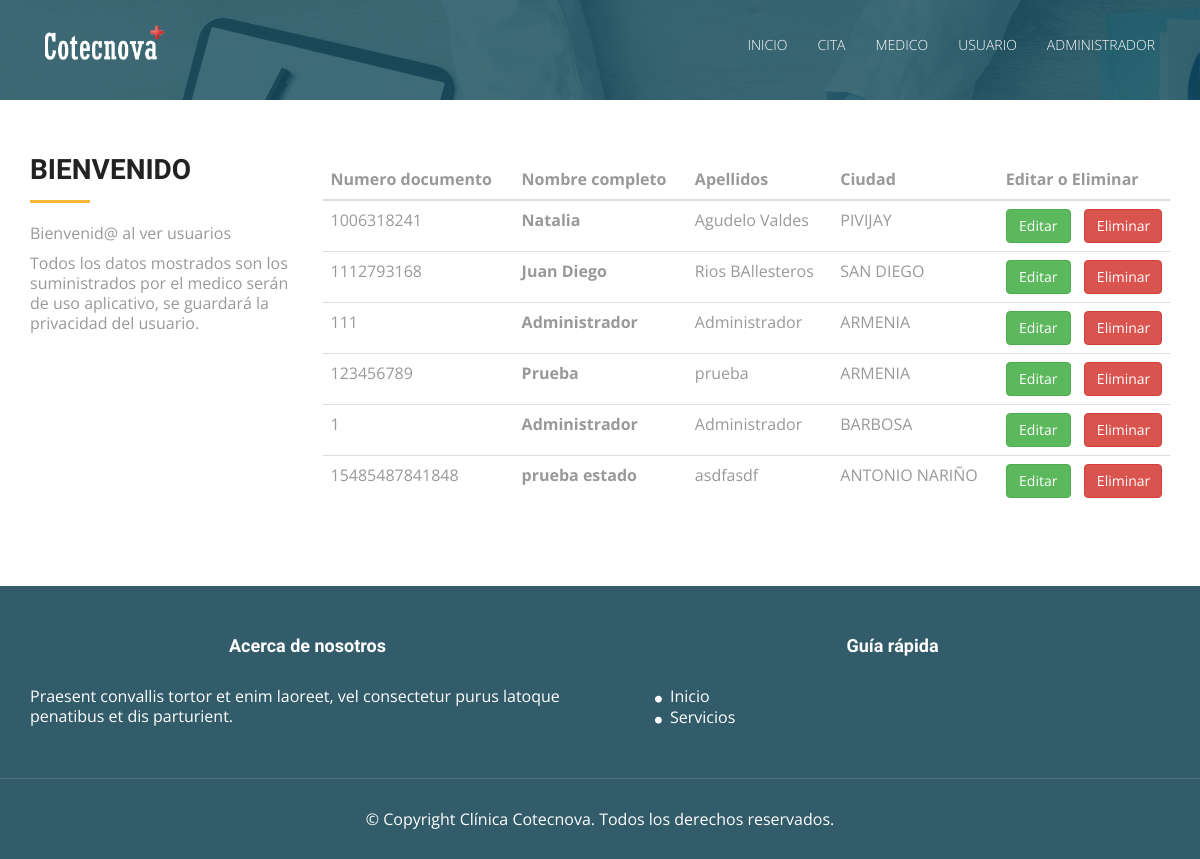
Page /ver_usuario.php (signed in) on the earlier database version.
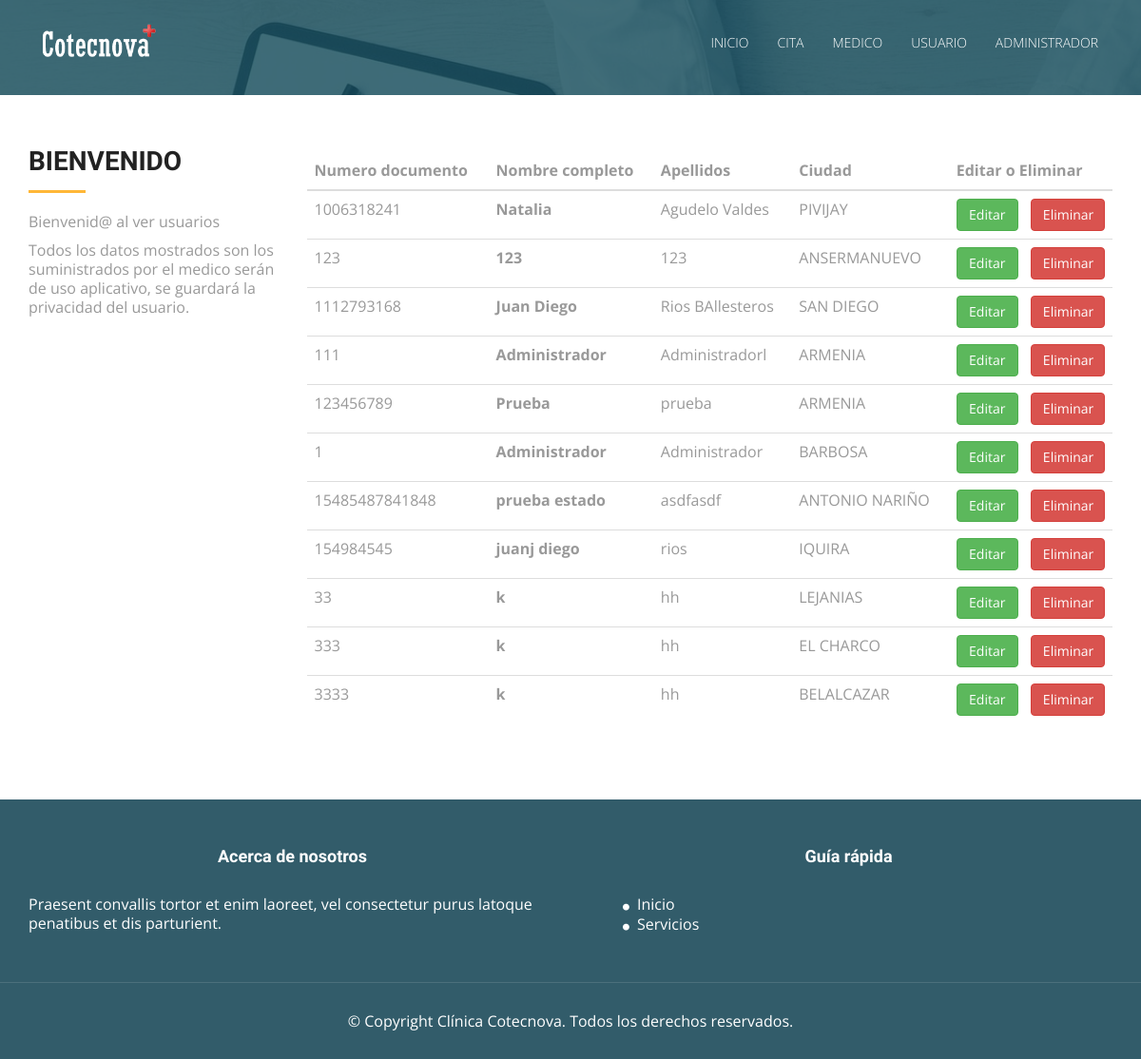
Same page on the later database version.
### tables this page shows
CREATE TABLE `usuarios` (
  `id_usuario` int(11) NOT NULL COMMENT 'Clave primaria de la tabla usuario',
  `numero_documento` varchar(30) NOT NULL COMMENT 'Numero de identificacion del documento de la persona',
  `nombre_completo` varchar(100) NOT NULL COMMENT 'nombre completo de la persona',
  `apellidos` varchar(100) NOT NULL COMMENT 'apellidos de la persona',
  `contrasena` varchar(150) NOT NULL COMMENT 'contraseña encriptadda por md5',
  `tipo_documento_id` int(11) NOT NULL,
  `estado_civil_id` int(11) NOT NULL,
  `departamento_id` int(11) NOT NULL,
  `ciudad_id` int(11) NOT NULL,
  `tipo_Usuario_id` int(11) NOT NULL,
  `estado` int(11) NOT NULL COMMENT 'estado para ver si esta eliminado el usuario. 1. activo 2.inactivo'
);

CREATE TABLE `ciudades` (
  `id_ciudad` int(11) NOT NULL,
  `nombre` varchar(50) NOT NULL,
  `departamento_id` int(11) NOT NULL
);

### Modelo/MySQL.php (called while the page is built, shortened)
<?php
class MySQL{
    private $hostname  = "127.0.0.1";
    private $user = "root";
    private $password = "";
    private $database = "clinica_cotecnova";
    private $conexion;
    public function conectar(){
        $this->conexion = mysqli_connect($this->hostname, $this->user, $this->password, $this->database);
    }
    public function efectuarConsulta($consulta){
        mysqli_query($this->conexion, "SET lc_time_names = 'es_ES'" );
        mysqli_query($this->conexion, "SET NAMES 'utf8'");
        mysqli_query($this->conexion, "SET CHARACTER 'utf8'");
       $this->resultadoConsulta = mysqli_query($this->conexion, $consulta);
        return $this->resultadoConsulta;
    }
}

### ver_usuario.php (the view, shortened to what this page needs)
<!DOCTYPE html>
<html lang="en">
<head>
  <link rel="stylesheet" type="text/css" href="css/font-awesome.min.css">
  <link rel="stylesheet" type="text/css" href="css/bootstrap.min.css">
  <link rel="stylesheet" type="text/css" href="css/style.css">
  <link rel="stylesheet" type="text/css" href="css/style2.css">
  <link rel="stylesheet" type="text/css" href="css/jquery.dataTables.min.css">
</head>
<body id="myPage" data-spy="scroll" data-target=".navbar" data-offset="60">
  <div id="container">
  <?php
    if(isset($_SESSION['tipousuario'])){
        if($_SESSION['tipousuario'] == 1){
        include("header_index.php");
  ?>
  <?php
    require_once 'Modelo/MySQL.php';
    $mysql = new MySQL;
    $mysql->conectar();
    $consulta = $mysql->efectuarConsulta("SELECT clinica_cotecnova.usuarios.id_usuario ,clinica_cotecnova.usuarios.numero_documento, clinica_cotecnova.usuarios.nombre_completo, clinica_cotecnova.usuarios.apellidos ,  clinica_cotecnova.ciudades.nombre from usuarios join ciudades  on clinica_cotecnova.usuarios.ciudad_id = clinica_cotecnova.ciudades.id_ciudad where estado = 1");
    ?>
  </div>
  <section id="service" class="section-padding">
    <div class="container">
      <div class="row">
        <div class="col-md-3 col-sm-3">
          <h2 class="ser-title">Bienvenido</h2>
          <hr class="botm-line">
          <p>Bienvenid@ al ver usuarios</p>
          <p>Todos los datos mostrados son los suministrados por el medico ser&aacute;n de uso aplicativo, se guardar&aacute; la privacidad del usuario.</p>
        </div>
        <div class="col-md-9 col-sm-9">
          <div class="card">
            <div class="card-body">
                <form class="form-horizontal form-material">
                <table class="table table-hover" id="ver_cliente">
                    <thead>
                      <tr>
                        <th scope="col">Numero documento</th>
                        <th scope="col">Nombre completo</th>
                        <th scope="col">Apellidos</th>
                        <th scope="col">Ciudad</th>
                        <th scope="col">Editar o Eliminar</th>
                      </tr>
                    </thead>
                    <tbody>
                    <?php
                      while ($resultado= mysqli_fetch_assoc($consulta)){
                      $idUsuario = $resultado['id_usuario'];
                    ?>
                      <tr>
                        <td><?php echo $resultado['numero_documento'] ?></td>
                        <th scope="row"><?php echo $resultado['nombre_completo'] ?></th>
                        <td><?php echo $resultado['apellidos'] ?></td>
                        <td><?php echo $resultado['nombre'] ?></td>
                        <td>
                            <a href="editar_usuario.php?id=<?php echo $idUsuario; ?>" class="btn btn-success col-lg-5" name="enviar">Editar</a>
                            <a href="eliminar_usuario.php?id=<?php echo $idUsuario; ?>" class="btn btn-danger col-lg-offset-1 col-lg-6 " name="eliminar">Eliminar</a>
                        </td>
                      </tr>
                    <?php
                      }
                    ?>
                    </tbody>
                  </table>
              </form>
            </div>
          </div>
        </div>
      </div>
    </div>
  </section>
  <div id="footer">
  <?php
  include("footer.php");
  ?>
  </div>
    <?php
        }else{
            header( "refresh:0;url=index.php" );
        }
    }else{
        header( "refresh:0;url=login.php" );
    }
    ?>
</body>
</html>

### header_index.php (shortened to what this page needs)
<!DOCTYPE html>
<html lang="en">
<head>
  <link rel="stylesheet" type="text/css" href="css/font-awesome.min.css">
  <link rel="stylesheet" type="text/css" href="css/bootstrap.min.css">
  <link rel="stylesheet" type="text/css" href="css/style.css">
  <link rel="stylesheet" type="text/css" href="css/style2.css">
</head>
<body id="myPage" data-spy="scroll" data-target=".navbar" data-offset="60">
    <?php
    if(isset($_SESSION['tipousuario'])){
        if($_SESSION['tipousuario'] == 1){
            ?>
              <section id="banner2" class="banner">
                <div class="bg-color2">
                  <nav class="navbar navbar-default navbar-fixed-top">
                    <div class="container">
                      <div class="col-md-12">
                        <div class="navbar-header">
                          <a class="navbar-brand" href="index.php"><img src="img/logo.png" class="img-responsive" style="width: 140px; margin-top: -16px;"></a>
                        </div>
                        <div class="collapse navbar-collapse navbar-right" id="myNavbar">
                          <ul class="nav navbar-nav">
                            <li class=""><a href="index.php">Inicio</a></li>
                            <li class="nav-item dropdown">
                                <a class="nav-link dropdown-toggle" href="" id="dropdown1" data-toggle="dropdown" aria-haspopup="true" aria-expanded="false">Cita</a>
                            </li>
                            <li class="nav-item dropdown">
                                <a class="nav-link dropdown-toggle" href="" id="dropdown1" data-toggle="dropdown" aria-haspopup="true" aria-expanded="false">Medico</a>
                            </li>
                            <li class="nav-item dropdown">
                                <a class="nav-link dropdown-toggle" href="" id="dropdown1" data-toggle="dropdown" aria-haspopup="true" aria-expanded="false">Usuario</a>
                            </li>
                            <li class="nav-item dropdown">
                                <a class="nav-link dropdown-toggle" href="" id="dropdown1" data-toggle="dropdown" aria-haspopup="true" aria-expanded="false"><?php echo $_SESSION['nombre']?></a>
                            </li>
                          </ul>
                        </div>
                      </div>
                    </div>
                  </nav>
                </div>
              </section>
            <?php
        }else if($_SESSION['tipousuario'] == 2){
            ?>
            <section id="banner2" class="banner">
                <div class="bg-color2">
                  <nav class="navbar navbar-default navbar-fixed-top">
                    <div class="container">
                      <div class="col-md-12">
                      <div class="navbar-header">
                        <button type="button" class="navbar-toggle" data-toggle="collapse" data-target="#myNavbar">
                                                  <span class="icon-bar"></span>
                                                  <span class="icon-bar"></span>
                                                  <span class="icon-bar"></span>
                                                </button>
                        <a class="navbar-brand" href="index.php"><img src="img/logo.png" class="img-responsive" style="width: 140px; margin-top: -16px;"></a>
                      </div>
                      <div class="collapse navbar-collapse navbar-right" id="myNavbar">
                        <ul class="nav navbar-nav">
                            <li class=""><a href="index.php">Inicio</a></li>
                            <li class="nav-item dropdown">
                                <a class="nav-link dropdown-toggle" href="" id="dropdown1" data-toggle="dropdown" aria-haspopup="true" aria-expanded="false">Cita</a>
                                <div class="dropdown-menu " aria-labelledby="dropdown1">
                                  <a class="dropdown-item btn" href="ver_cita.php">Ver citas activas</a>
                                  <a class="dropdown-item btn" href="historial_cita.php">Ver historial de citas</a>
                                </div>
                            </li>
                            <li class="nav-item dropdown">
                                <a class="nav-link dropdown-toggle" href="" id="dropdown1" data-toggle="dropdown" aria-haspopup="true" aria-expanded="false"><?php echo $_SESSION['nombre']?></a>
                                <div class="dropdown-menu " aria-labelledby="dropdown1">
                                  <a class="dropdown-item btn" href="Controlador\cerrar_sesion.php">Cerrar sesion</a>
                                </div>
                            </li>
                        </ul>
                      </div>
                    </div>
                  </div>
                </nav>
              </div>
            </section>
            <?php
        }
    }
    ?>
</body>
</html>

### footer.php (shortened to what this page needs)
<!DOCTYPE html>
<html lang="en">
<head>
  <link rel="stylesheet" type="text/css" href="css/font-awesome.min.css">
  <link rel="stylesheet" type="text/css" href="css/bootstrap.min.css">
  <link rel="stylesheet" type="text/css" href="css/style.css">
</head>
<body id="myPage" data-spy="scroll" data-target=".navbar" data-offset="60">
   <?php
    if(isset($_SESSION['tipousuario'])){
        if($_SESSION['tipousuario'] == 1){
            ?>
  <footer id="footer">
    <div class="top-footer">
      <div class="container">
        <div class="row">
          <div class="col-md-6 col-sm-6 marb20">
            <div class="ftr-tle" align="center">
              <h4 class="white no-padding">Acerca de nosotros</h4>
            </div>
            <div class="info-sec">
              <p>Praesent convallis tortor et enim laoreet, vel consectetur purus latoque penatibus et dis parturient.</p>
            </div>
          </div>
          <div class="col-md-6 col-sm-6 marb20">
            <div class="ftr-tle"  align="center">
              <h4 class="white no-padding">Gu&iacute;a r&aacute;pida</h4>
            </div>
            <div class="info-sec">
              <ul class="quick-info">
                <li><a href="index.php"><i class="fa fa-circle"></i>Inicio</a></li>
                <li><a href="servicios.php"><i class="fa fa-circle"></i>Servicios</a></li>
              </ul>
            </div>
          </div>
        </div>
      </div>
    </div>
    <div class="footer-line">
      <div class="container">
        <div class="row">
          <div class="col-md-12 text-center">
            © Copyright Cl&iacute;nica Cotecnova. Todos los derechos reservados.
          </div>
        </div>
      </div>
    </div>
  </footer>
            <?php
        }else if($_SESSION['tipousuario'] == 2){
            ?>
  <footer id="footer">
    <div class="top-footer">
      <div class="container">
        <div class="row">
          <div class="col-md-6 col-sm-6 marb20">
            <div class="ftr-tle" align="center">
              <h4 class="white no-padding">Servicio Online</h4>
            </div>
            <div class="info-sec">
              <p>¡Conoce acerca de todos los servicios a los cuales puedes acceder y se beneficiado!</p>
            </div>
          </div>
          <div class="col-md-6 col-sm-6 marb20">
            <div class="ftr-tle"  align="center">
              <h4 class="white no-padding">Gu&iacute;a r&aacute;pida</h4>
            </div>
            <div class="info-sec">
              <ul class="quick-info">
                <li><a href="index.php"><i class="fa fa-circle"></i>Inicio</a></li>
                <li><a href="ver_citaU.php"><i class="fa fa-circle"></i>Citas</a></li>
              </ul>
            </div>
          </div>
        </div>
      </div>
    </div>
    <div class="footer-line">
      <div class="container">
        <div class="row">
          <div class="col-md-12 text-center">
            © Copyright Cl&iacute;nica Cotecnova. Todos los derechos reservados.
            <div class="credits">
              <!--
                All the links in the footer should remain intact.
                You can delete the links only if you purchased the pro version.
                Licensing information: https://bootstrapmade.com/license/
                Purchase the pro version with working PHP/AJAX contact form: https://bootstrapmade.com/buy/?theme=Medilab
              -->
            </div>
          </div>
        </div>
      </div>
    </div>
  </footer>
            <?php
        }
    }
        ?>
</body>
</html>

### css/style.css (style rules this page uses)
body { font-family: 'Open Sans', sans-serif; line-height: 20px; color: #999999; font-size: 300; font-size: 16px; }
ol, ul { list-style: none; }
table { border-collapse: collapse; border-spacing: 0; }
h1, h2, h3, h4, h5, h6 { font-family: 'Raleway', sans-serif; font-weight: 600; color: #222222; }
a, a:hover, a:focus, a:active { outline: none; color: #fff; }
.section-padding { padding: 60px 0px; }
h2 { line-height: 20px; margin: 0; font-size: 28px; font-weight: 700; text-transform: uppercase; }
hr.botm-line { height: 3px; width: 60px; background: #ffb737; position: relative; border: 0; margin: 20px 0 20px 0; }
.navbar { margin-bottom: 0px; border: 0px; }
.navbar { border-radius: 0px; }
.navbar-default { background-color: #fff; padding: 20px 0; transition: all 0.3s; }
.navbar-default { background-color: transparent; border: 0px; }
.navbar-brand { font-family: 'Chewy', cursive; font-size: 32px; }
.navbar-brand img { padding-top: 2px; width: 120px !important; }
.navbar-default .navbar-brand, .navbar-default .navbar-brand:hover, .navbar-default .navbar-brand:focus { color: #EA6045; }
.white, .white:hover, .white:focus { color: #fff; width: 100% !important; }
.navbar-default .navbar-nav > li > a { color: #fff; text-transform: uppercase; font-size: 14px; font-weight: 300; }
#banner2 { background: url('../img/bg-banner.jpg') no-repeat fixed; background-size: cover; min-height: 100px; position: relative; }
.bg-color2 { background-color: RGBA(13, 70, 83, 0.78); min-height: 100px; }
td { border: 0px solid #ededed; border-top: 1px solid rgba(216, 216, 216, 0.5); padding: 6px 10px 6px 0; }
.white { color: #fff; }
#footer { background-color: #325C6A; }
.ftr-tle { height: 50px; }
.info-sec { color: #fff; }
.quick-info li i { font-size: 8px; width: 15px; height: 15px; line-height: 15px; text-align: left; }
.top-footer { padding: 40px 0px; border-bottom: 1px solid rgba(255, 255, 255, 0.12); }
.footer-line { padding: 30px 0px; color: #fff; }
.quick-info li a { color: #fff; }

### css/style2.css (style rules this page uses)
.card { margin-bottom: 20px; }

Differences in the rows shown:
now on this page (row edited): usuarios: numero_documento "123", nombre_completo "123", apellidos "123", ciudades.nombre "ANSERMANUEVO"
changed usuarios: apellidos "Administrador" → "Administradorl"
added usuarios: numero_documento "154984545", nombre_completo "juanj diego", apellidos "rios", ciudades.nombre "IQUIRA"
added usuarios: numero_documento "33", nombre_completo "k", apellidos "hh", ciudades.nombre "LEJANIAS"
added usuarios: numero_documento "333", nombre_completo "k", apellidos "hh", ciudades.nombre "EL CHARCO"
added usuarios: numero_documento "3333", nombre_completo "k", apellidos "hh", ciudades.nombre "BELALCAZAR"
